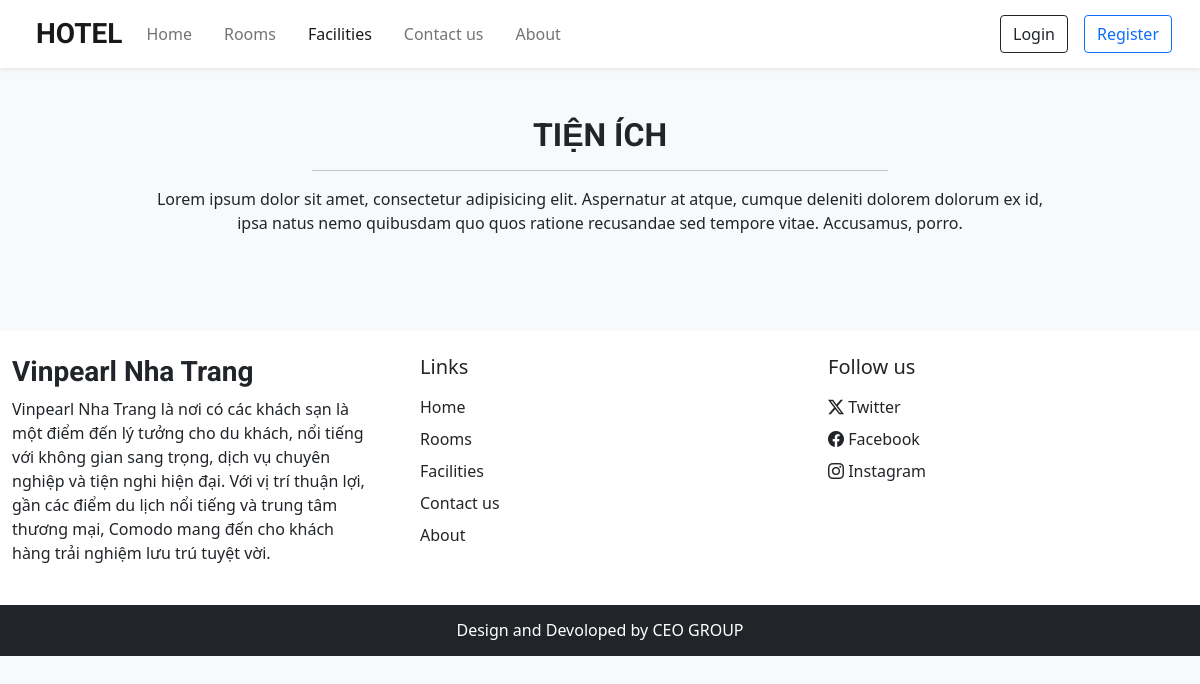
/facilities.php, run on an earlier commit of the app's database.
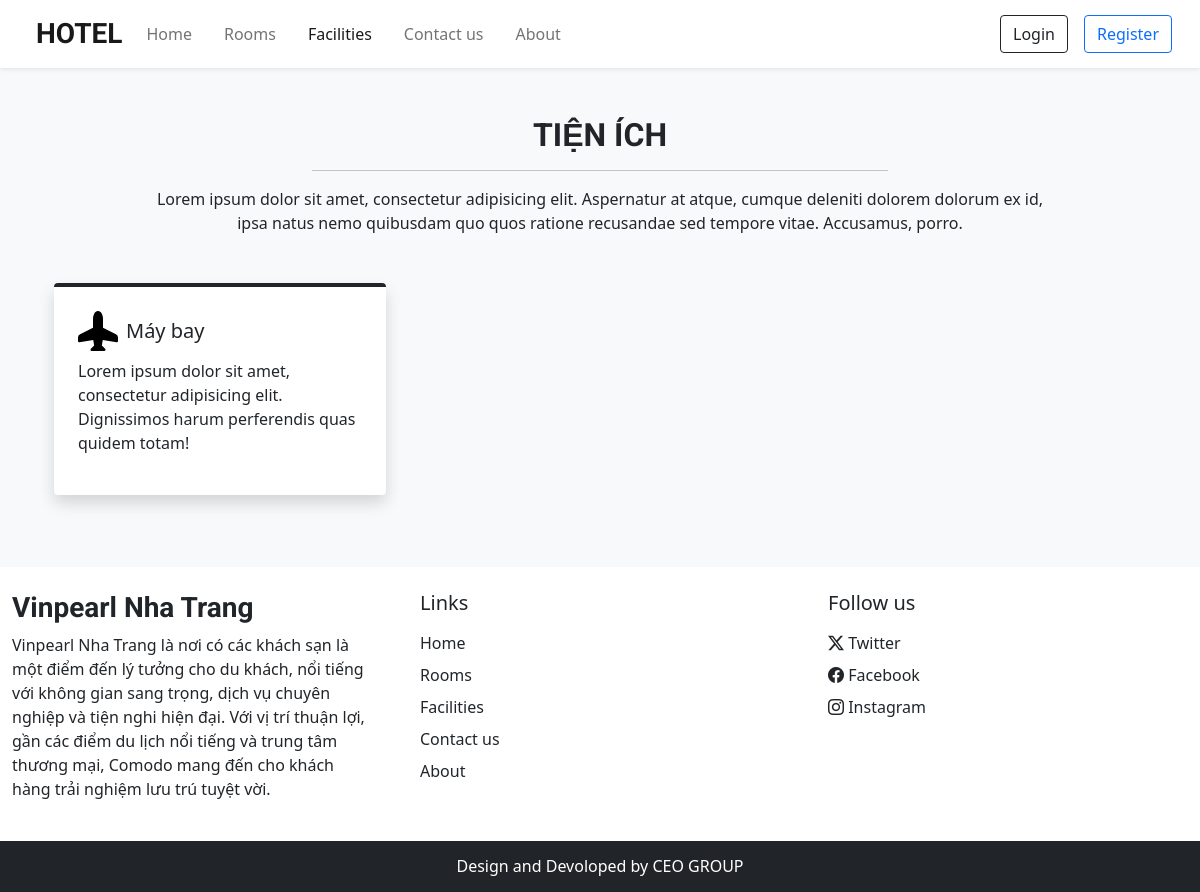
And on a later commit of the database.
### tables this page shows
CREATE TABLE `facilities` (
  `id` int(11) NOT NULL,
  `icon` varchar(100) NOT NULL,
  `name` varchar(50) NOT NULL,
  `description` varchar(250) NOT NULL
);

### admin/inc/db_config.php (called while the page is built, shortened)
<?php
    function selectAll($table) {
        $con = $GLOBALS['con'];
        $res = mysqli_query($con, "SELECT * FROM $table");
        return $res;
    }
?>

### facilities.php (the view, shortened to what this page needs)
<!DOCTYPE html>
<html lang="en">
<head>
    <?php require ('inc/links.php');?>
</head>
<body class="bg-light">
    <?php require ('inc/header.php'); ?>
    <div class="my-5 px-4">
        <h2 class="fw-bold h-font text-center">TIỆN ÍCH</h2>
        <hr class="w-50 mx-auto">
        <p class="text-center mt-3">
            Lorem ipsum dolor sit amet, consectetur adipisicing elit.
            Aspernatur at atque, cumque deleniti dolorem dolorum ex id,<br>
            ipsa natus nemo quibusdam quo quos ratione recusandae sed tempore vitae.
            Accusamus, porro.
        </p>
    </div>
    <div class="container">
        <div class="row">
            <?php
                 $res = selectAll('facilities');
                 $path = FACILITIES_IMG_PATH;
                 while($row = mysqli_fetch_assoc($res)){
                     echo<<<data
                        <div class="col-lg-4 col-md-6 md-5 px-4 mb-4">
                            <div class="bg-white rounded shadow p-4 border-top border-4 border-dark pop">
                                <div class="d-flex align-items-center mb-2">
                                    <img src="$path$row[icon]" width="40px">
                                    <h5 class="m-0 ms-2">$row[name]</h5>
                                </div>
                                <p>$row[description]</p>
                            </div>
                        </div>
                       data;
                 }
            ?>
        </div>
    </div>
    <?php require ('inc/footer.php'); ?>
</body>
</html>

What changed in the data, as far as the page shows it:
added facilities: icon (picture), name "Máy bay", description "Lorem ipsum dolor sit amet, consectetur adipisicing elit. Dignissimos harum perferendis quas quidem totam!"
